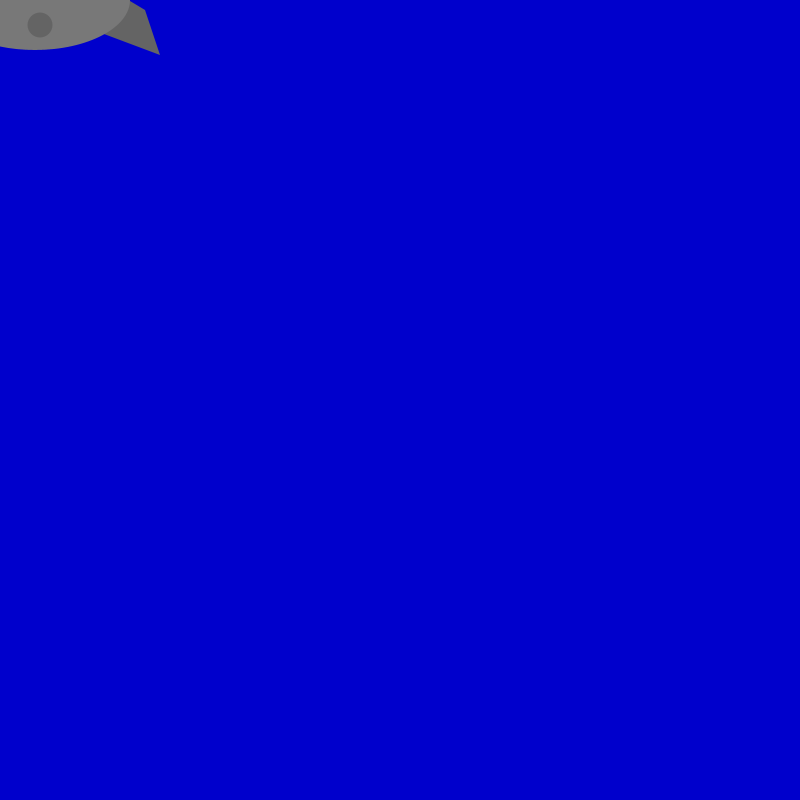
Frame 1 (no input)
Frame 60 (the mouse pressed at the canvas centre just before this capture): identical to frame 1, image omitted
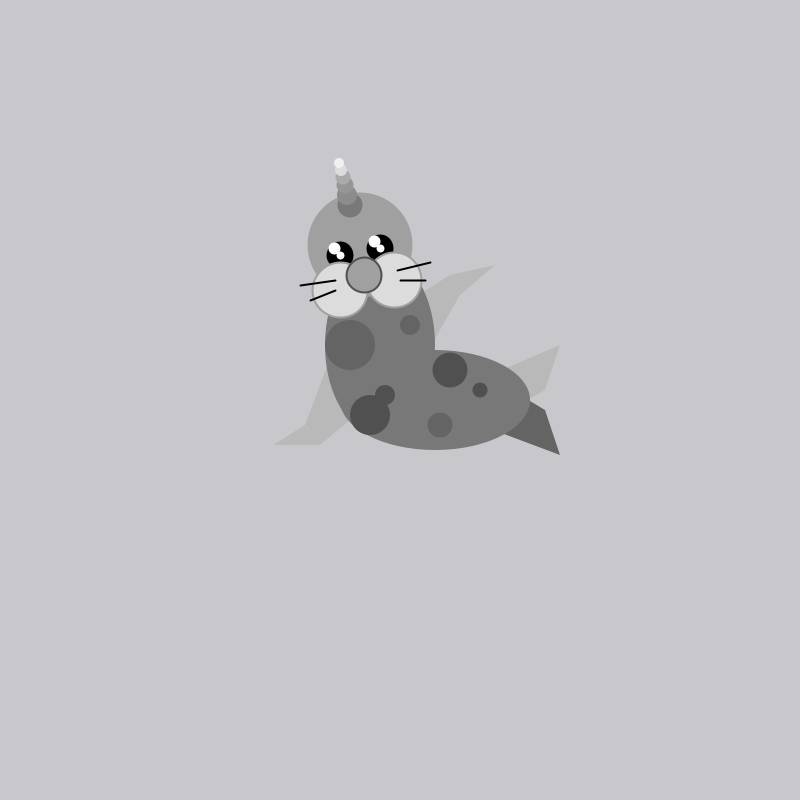
Frame 120 (the mouse held since frame 60 and released just before this capture)

The Processing sketch that drew these frames (run headless with seeded random() and noise(); from frame 60 on, the mouse is pressed at the canvas centre):

// Processing sketch: processing_88123
// ── processing_88123.pde

// Archer the Seal
// ITGM 315 Fundamentals of Programming for Artists
// Tian Chen
// Assignement 1 Part 3
// Part 2:  The creature is redrawn to the localx and localy.  Once the left mouse is pressed,
// then the creature will follow the cursor around, but once the mouse is released, the creature
// will go back to the localx and localy.  Archer's horn will also change colors and the background will change colors.
// When the right mouse is clicked, Archer's spots will change to cyan and purple colors.  When a key is pressed,
// Archer will blink.

int localx = 400;
int localy = 435;

// New variables for colors on his body
color black = 0;
color white = 255;
color g1=80; color g2=100; color g3=120; color g4=160; 
color g5=185; color g6=120; color g7=140; color g8=150;
color g9=170; color g10=220; color g11=240;

// Body spot colors
color s1=g1; color s2=g2;

//New variables for rainbow color change when left mouse is pressed
void setup() {
  size(800,800);
}

void draw() {
  background(mouseX/2,mouseY/2,204);

 
  draw_creature(localx,localy);// States new location to draw the creature
}

void draw_creature (int localx, int localy){
  ellipseMode(CENTER);
  rectMode(CENTER);
  
  if (mousePressed) {
    if (mouseButton == LEFT)
    {
      s1=color(random(255), random(255), random(255));
      s2=color(random(255), random(255), random(255));
    }
  }


// Everytime the left mouse is pressed, the position of the creature will
// reposition itself onto the mouse cursor  
  

// Main Body Components  
// Right Arm
  noStroke();
  fill(g5);
  quad(mouseX+10 ,mouseY-100, mouseX+20, mouseY-35, mouseX+60, mouseY-105, mouseX+50, mouseY-125);
  triangle(mouseX+50, mouseY-125, mouseX+60, mouseY-105, mouseX+95, mouseY-135);

// Left Arm
  noStroke();
  fill(g5);
  quad(mouseX-95, mouseY+25, mouseX-80, mouseY+45, mouseX-20, mouseY-5, mouseX-50, mouseY-95);
  triangle(mouseX-95, mouseY+25, mouseX-80, mouseY+45, mouseX-127, mouseY+45);

// Legs
  noStroke();
  fill(g5);
  quad(mouseX+90, mouseY-25, mouseX+110, mouseY+10, mouseX+145, mouseY-10, mouseX+160, mouseY-55); // Right Legs
  fill(g2);
  quad(mouseX+120, mouseY-5, mouseX+80, mouseY+25, mouseX+160, mouseY+55, mouseX+145, mouseY+10); // Leg Legs

// Body
  noStroke();
  fill(g3);
  ellipse(mouseX+35, mouseY, 190, 100); // Lower Body
  ellipse(mouseX-20, mouseY-55, 110, 180); // Upper Body

//Body Spots
  noStroke();
  fill(s2);
  ellipse(mouseX-50, mouseY-55, 50, 50);
  fill(s2);
  ellipse(mouseX+10, mouseY-75, 20, 20);
  fill(s1);
  ellipse(mouseX-30, mouseY+15, 40, 40);
  fill(s1);
  ellipse(mouseX-15, mouseY-5, 20, 20);
  fill(s1);
  ellipse(mouseX+50, mouseY-30, 35, 35);
  ellipse(mouseX+80, mouseY-10, 15, 15);
  fill(s2);
  ellipse(mouseX+40, mouseY+25, 25, 25);

// Head
  noStroke();
  fill(g4);
  ellipse(mouseX-40, mouseY-155, 105, 105);

// Eyes
  stroke(black); 
  fill(black);
  ellipse(mouseX-60, mouseY-145, 25, 25); //Left Eye
  ellipse(mouseX-20, mouseY-152, 25, 25); //Right Eye

// Eye highlights
  stroke(white);
  fill(white);
  ellipse(mouseX-66, mouseY-152, 10, 10); //Left Large Reflection
  ellipse(mouseX-60, mouseY-145, 6, 6); //Left small Reflection
  ellipse(mouseX-26, mouseY-159, 10, 10); //Right Large Reflection
  ellipse(mouseX-20, mouseY-152, 6, 6); //Right small Reflection

// Cheeks
  stroke(g4);
  strokeWeight(2);
  fill(g10);
  ellipse(mouseX-60, mouseY-110, 55, 55);
  ellipse(mouseX-6, mouseY-120, 55, 55);

// Nose
  stroke(g1);
  strokeWeight(2);
  fill(g4);
  ellipse(mouseX-36, mouseY-125, 35, 35);

// Horn
  noStroke();
  fill(g6);
  ellipse(mouseX-50, mouseY-195, 25, 25); // Bottom part of horn
  fill(g7);
  ellipse(mouseX-53, mouseY-205, 20, 20);
  fill(g8);
  ellipse(mouseX-55, mouseY-215, 17, 17);
  fill(g9);
  ellipse(mouseX-57, mouseY-223, 15, 15);
  fill(g10);
  ellipse(mouseX-59, mouseY-230, 12, 12);
  fill(g11);
  ellipse(mouseX-61, mouseY-237, 10, 10); // Tip of horn

// Whiskers
  stroke(black);
  fill(black);
  line(mouseX-65, mouseY-120, mouseX-100, mouseY-115);
  line(mouseX-65, mouseY-110, mouseX-90, mouseY-100);
  line(mouseX-3, mouseY-130, mouseX+30, mouseY-138);
  line(mouseX, mouseY-120, mouseX+25, mouseY-120);

}
